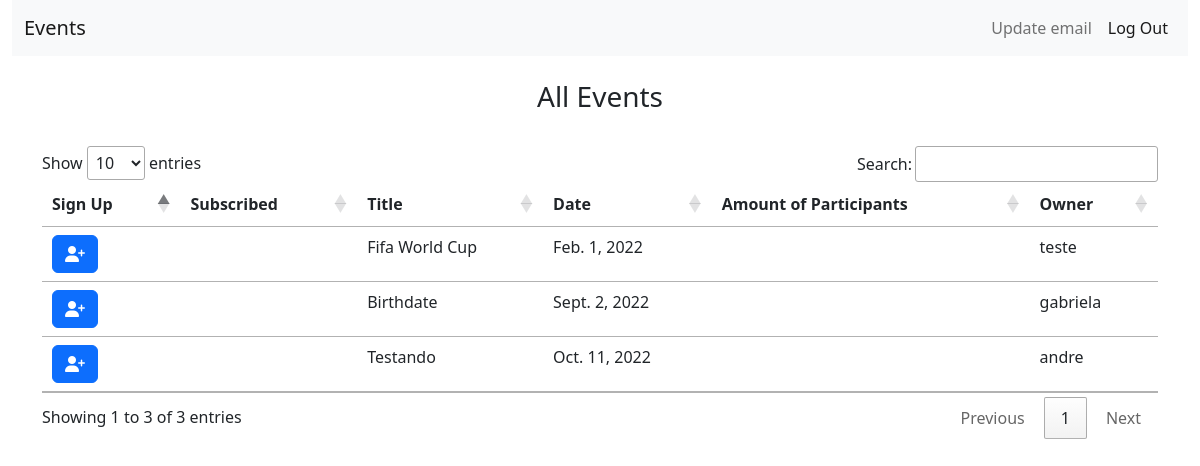
The page /events/alleventslistview/ (signed in) on the database as committed earlier.
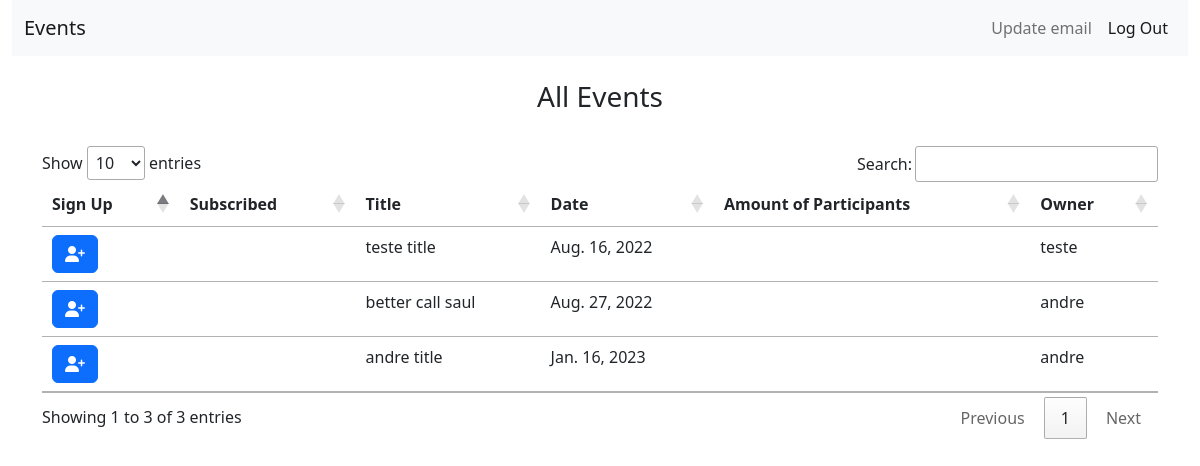
The same page on the database as committed later.
### events/models.py (models this page shows, shortened)
class Base(models.Model):
    created = models.DateField('Created', auto_now_add=True)
    modified = models.DateField('Modified', auto_now=True)
    active = models.BooleanField('Active', default=True)
    class Meta:
        abstract = True

class Event(Base):
    user = models.ForeignKey(CustomUser, related_name='user', on_delete=models.DO_NOTHING)
    title = models.CharField('Title', max_length=250, blank=False, null=False)
    description = models.CharField('Description', max_length=500, blank=False, null=False)
    date = models.DateField('Date', max_length=500, blank=False, null=False)
    class Meta:
        verbose_name = "Event"
        verbose_name_plural = "Events"

### events/views.py (the view)
# urls.py: path('alleventslistview/', AllEventsListView.as_view(), name='alleventslistview'),
@method_decorator(login_required, name='dispatch')
class AllEventsListView(ListView):
    models = Event
    template_name = 'events/alleventslistview.html'
    def get(self, request):
        data = Event.objects.filter(active=True).order_by('date')
        all_active_events = []
        for item in data.values():
            all_active_events.append(item)
            for d in data:
                if int(d.user_id) == int(item.get('user_id')):
                    username = str(d.user)
                    owner = username[:username.index("@")]
                    item['owner'] = owner
        print(all_active_events)
        context = {'all_active_events': all_active_events}
        return render(request, 'events/alleventslistview.html', context)

### accounts/models.py (called while the page is built)
    def __str__(self):
        return self.email

### templates/events/alleventslistview.html (shortened to what this page needs)
{% extends 'base.html' %}
{% block content %}
<link rel="stylesheet" type="text/css" href="https://cdn.datatables.net/1.12.1/css/jquery.dataTables.min.css">
<div class="container">
    <br>
    <h3 class="text-center">All Events</h3>
    <br>
    <table id="myTable" class="table">
        <thead>
            <tr>
                <th>Sign Up</th>
                <th>Subscribed</th>
                <th>Title</th>
                <th>Date</th>
                <th>Amount of Participants</th>
                <th>Owner</th>
            </tr>
        </thead>
        <tbody>
            {% for item in all_active_events %}
            <tr>
                <td>
                    <a href="{% url 'eventsubscriptionview' item.id %}" class="btn btn-primary"><i class="fas fa-user-plus" style="color: white;"></i></a>
                </td>
                <td>
                    <i class="fa fa-check" style="color: white;"></i>
                </td>
                <td>{{ item.title }}</td>
                <td>{{ item.date }}</td>
                <td>{{ item.participant }}</td>
                <td>{{ item.owner }}</td>
            </tr>
            {% endfor %}
        </tbody>
    </table>
</div>
{% endblock %}

Rows that differ between the two databases and show on the page:
removed Event: title "Fifa World Cup", date "Feb. 1, 2022", owner "teste"
removed Event: title "Birthdate", date "Sept. 2, 2022", owner "gabriela"
removed Event: title "Testando", date "Oct. 11, 2022", owner "andre"
now on this page (row edited): Event: title "teste title", date "Aug. 16, 2022", owner "teste"
now on this page (row edited): Event: title "better call saul", date "Aug. 27, 2022", owner "andre"
added Event: title "andre title", date "Jan. 16, 2023", owner "andre"
